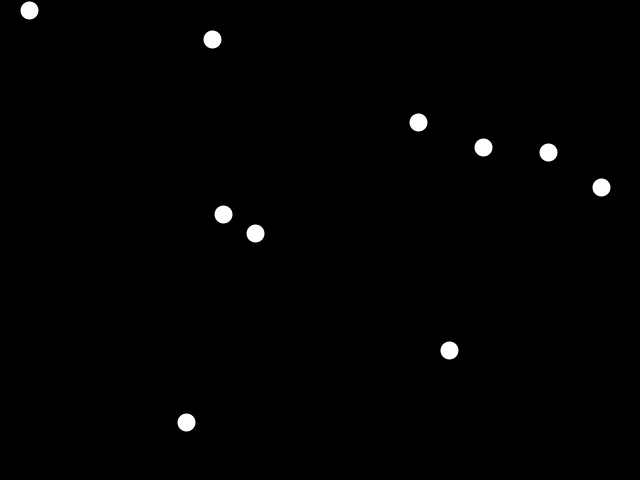
Frame 1 (no input)
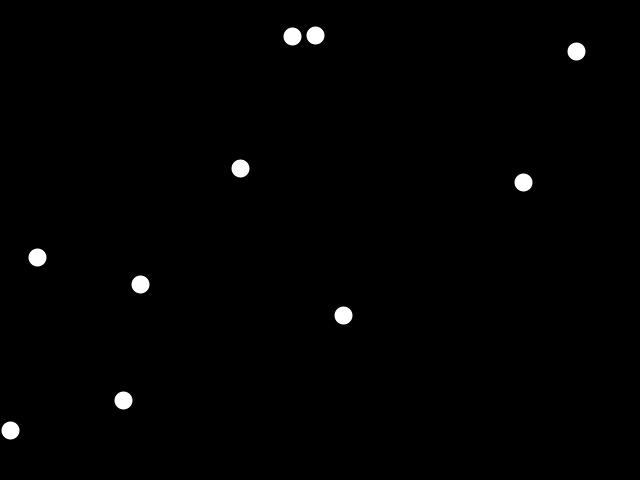
Frame 60 (the mouse pressed at the canvas centre just before this capture)
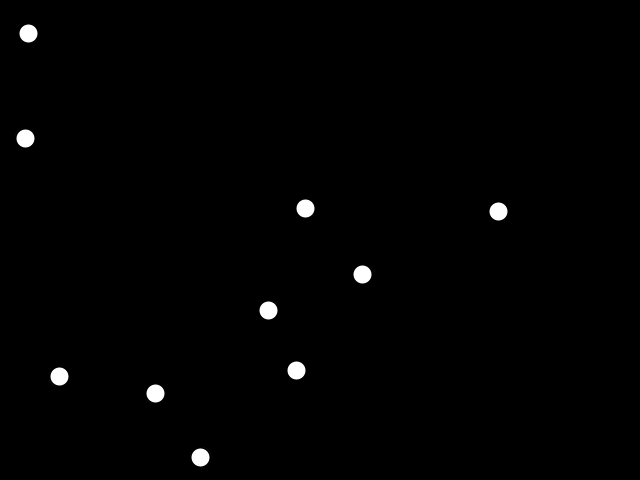
Frame 120 (the mouse held since frame 60 and released just before this capture)

The Processing sketch that drew these frames (run headless with seeded random() and noise(); from frame 60 on, the mouse is pressed at the canvas centre):

// Processing sketch: cours1
// ── cours1.pde
/**
* On crée une classe nommée Ball
**/
class Ball {
  
 float x, y, dx, dy;
 
 Ball() {
 this.x = random( width );
 this.y = random( height );
 this.dx = random(-5,5);
 this.dy = random(-5,5);
 }
 
 float getX() {
  return this.x;
 }
 
 float getY() {
  return this.y;
 }
 
 float getDX() {
  return this.dx;
 }
 
 float getDY() {
  return this.dy;
 }
 
 void move() {
   this.x = this.x + this.dx;
   this.y = this.y + this.dy;
   if (this.x <= (0+HALF_SIZE_BALL) || this.x >= (width-HALF_SIZE_BALL)) {
     this.dx = (-1) * this.dx;
   }
   if (this.y <= (0+HALF_SIZE_BALL) || this.y >= (height-HALF_SIZE_BALL)) {
     this.dy = (-1) * this.dy;
   }
 }
 
}

Ball balls[];
int BALLS = 10;
int HALF_SIZE_BALL = 10;
/**
 * 
**/
void setup() {
 size(640,480);
 balls = new Ball[BALLS];
 for ( int i =0; i < BALLS; i++) {
 balls[i] = new Ball();
 }
 frameRate( 25 );
 smooth();
}
void draw() {
 background(0);
 strokeWeight( 2 );
 for ( int i =0; i < BALLS; i++) {
   balls[i].move();
   ellipse(balls[i].getX(),balls[i].getY(),HALF_SIZE_BALL*2,HALF_SIZE_BALL*2);
 }
}
